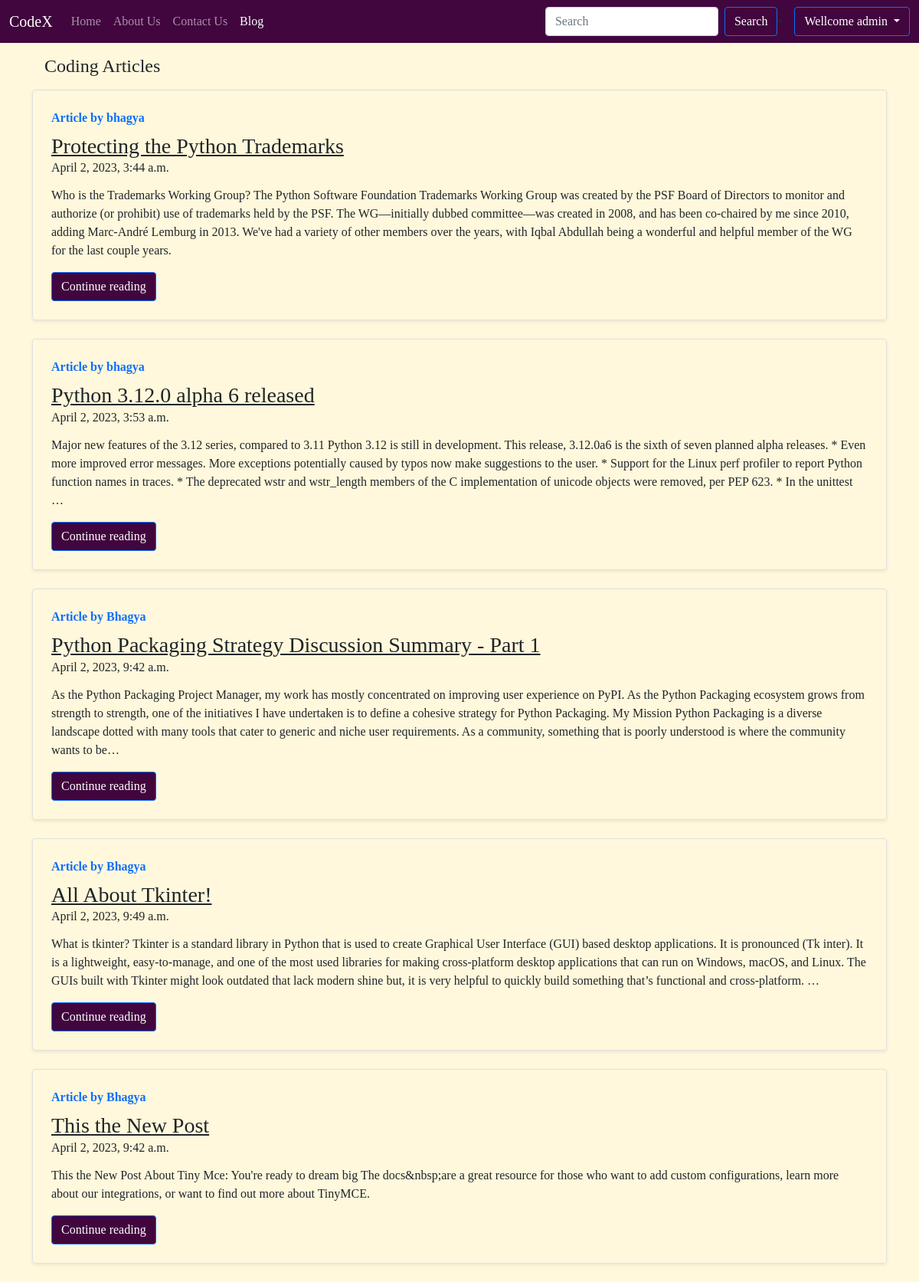
Page /blog/bloghome (signed in) on the committed database.
### blog/models.py (models this page shows, shortened)
class Post(models.Model):
    sr_no = models.AutoField(primary_key=True)
    title = models.CharField(max_length=255)
    author = models.CharField(max_length=50)
    content = models.TextField()
    slug = models.SlugField(max_length=155)
    timestamp = models.DateTimeField(blank=True)

### blog/views.py (the view)
# urls.py: path('bloghome',views.bloghome,name='bloghome'),
def bloghome(request):
    allPost = Post.objects.all()
    context = {'allpost':allPost}
    return render(request,"blog/bloghome.html",context)

### templates/blog/bloghome.html (shortened to what this page needs)
{% extends 'base.html' %}
{% block blogactive %}active{% endblock blogactive %}
{% block body %}
<div class="container">
    <h4 class="my-3 mx-3">Coding Articles</h4>
    {% for post in allpost  %}
    <div class="my-2">
        <div class="row g-0 border rounded overflow-hidden flex-md-row mb-4 shadow-sm h-md-250 position-relative">
          <div class="col p-4 d-flex flex-column position-static">
            <strong class="d-inline-block mb-2 text-primary">Article by {{post.author}}</strong>
            <h3 class="mb-0"><a href="/blog/{{post.slug}}" class="text-dark">{{post.title}} </a></h3>
            <div class="mb-1 text-body-secondary">{{post.timestamp}}</div>
            <p class="card-text mb-auto pt-2"><div class="preview">{{post.content|striptags | truncatechars:500}}</div></p>
            <div>
            <a href="/blog/{{post.slug}}" class="btn btn-primary">Continue reading</a>
        </div>
        </div>
      </div>
    {% endfor %}
</div>
{% endblock body %}

### templates/base.html (shortened to what this page needs)
<!doctype html>
<html lang="en" data-bs-theme="dark">
  <head>
    <link href="https://cdn.jsdelivr.net/npm/bootstrap@5.0.2/dist/css/bootstrap.min.css" rel="stylesheet">
  </head>
  {% load static %}
  <body  >
    <nav class="navbar navbar-expand-lg  navbar-dark " style="background-color: #41063e;">
        <div class="container-fluid">
          <a class="navbar-brand" href="/">CodeX</a>
          <div class="collapse navbar-collapse" id="navbarSupportedContent">
            <ul class="navbar-nav me-auto mb-2 mb-lg-0">
              <li class="nav-item">
                <a class="nav-link {% block homeactive %}{% endblock homeactive %}" aria-current="page" href="/">Home</a>
              </li>
              <li class="nav-item">
                <a class="nav-link {% block aboutactive %}{% endblock aboutactive %}" href="/about">About Us</a>
              </li>
              <li class="nav-item">
                <a class="nav-link {% block contactactive %}{% endblock contactactive %}" href="/contact">Contact Us</a>
              </li>
              <li class="nav-item">
                <a class="nav-link {% block blogactive %}{% endblock blogactive %}" href="/blog/bloghome">Blog</a>
              </li>
            </ul>
            <form class="d-flex" role="search" method="get" action="search">
              <input class="form-control me-2" name="query" id="query" type="search" placeholder="Search" aria-label="Search">
              <button class="btn btn-primary" type="submit">Search</button>
            </form>
             {% if user.is_authenticated %}
             <li class="nav-item dropdown">
              <a class="btn btn-primary dropdown-toggle" href="#" role="button" data-bs-toggle="dropdown" aria-expanded="false">
                Wellcome {{request.user}}
              </a>
            </li>
            {% endif %}
          </div>
        </div>
      </nav>
{% block body %}{% endblock body %}
  </body>
</html>

### templates/base.html (style rules this page uses)
body { font-family:Georgia, 'Times New Roman', Times, serif; background-color: cornsilk; }
.btn-primary { background-color: #41063e; }

### rows in the picture
Post: author "bhagya", title "Protecting the Python Trademarks", timestamp "April 2, 2023, 3:44 a.m.", content "Who is the Trademarks Working Group? The Python Software Foundation Trademarks Working Group was created by the PSF Board of Directors to monitor and authorize (or prohibit) use of trademarks held by the PSF. The WG—initially dubbed committee—was created in 2008, and has been co-chaired by me since 2010, adding Marc-André Lemburg in 2013. We've had a variety of other members over the years, with Iqbal Abdullah being a wonderful and helpful member of the WG for the last couple years."
Post: author "bhagya", title "Python 3.12.0 alpha 6 released", timestamp "April 2, 2023, 3:53 a.m.", content "Major new features of the 3.12 series, compared to 3.11 Python 3.12 is still in development. This release, 3.12.0a6 is the sixth of seven planned alpha releases. * Even more improved error messages. More exceptions potentially caused by typos now make suggestions to the user. * Support for the Linux perf profiler to report Python function names in traces. * The deprecated wstr and wstr_length members of the C implementation of unicode objects were removed, per PEP 623. * In the unittest …"
Post: author "Bhagya", title "Python Packaging Strategy Discussion Summary - Part 1", timestamp "April 2, 2023, 9:42 a.m.", content "As the Python Packaging Project Manager, my work has mostly concentrated on improving user experience on PyPI. As the Python Packaging ecosystem grows from strength to strength, one of the initiatives I have undertaken is to define a cohesive strategy for Python Packaging. My Mission Python Packaging is a diverse landscape dotted with many tools that cater to generic and niche user requirements. As a community, something that is poorly understood is where the community wants to be…"
Post: author "Bhagya", title "All About Tkinter!", timestamp "April 2, 2023, 9:49 a.m.", content "What is tkinter? Tkinter is a standard library in Python that is used to create Graphical User Interface (GUI) based desktop applications. It is pronounced (Tk inter). It is a lightweight, easy-to-manage, and one of the most used libraries for making cross-platform desktop applications that can run on Windows, macOS, and Linux. The GUIs built with Tkinter might look outdated that lack modern shine but, it is very helpful to quickly build something that’s functional and cross-platform. …"
Post: author "Bhagya", title "This the New Post", timestamp "April 2, 2023, 9:42 a.m.", content "This the New Post About Tiny Mce: You're ready to dream big The docs&nbsp;are a great resource for those who want to add custom configurations, learn more about our integrations, or want to find out more about TinyMCE."

### other values in the picture
{{ request.user }} "admin"
